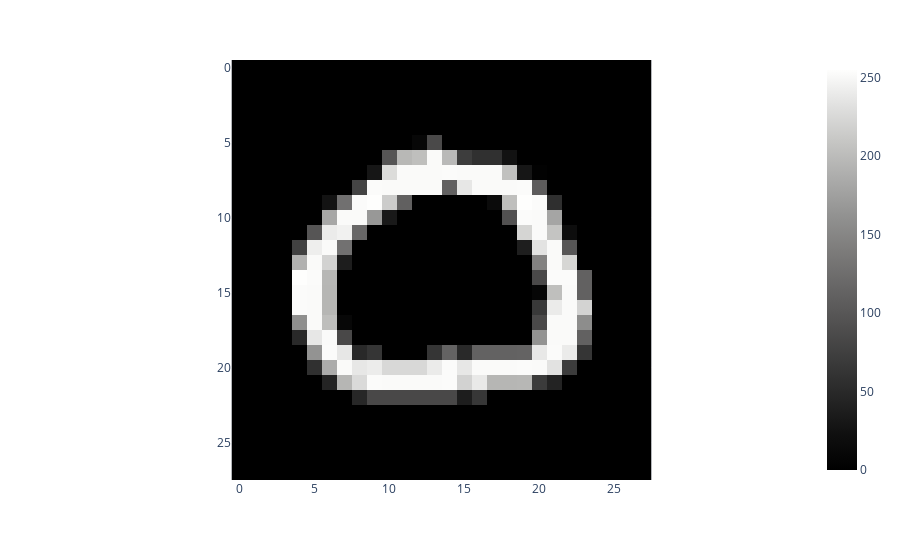

Here is the notebook cell this chart was saved with:
### Code cell
s = data.loc[1807]
s = s[1:]
s = s.values.reshape(28, 28)
px.imshow(s, color_continuous_scale='gray')

### Figure 1 — Plotly figure (JSON) as saved in the notebook; plotly's stock layout.template omitted (floating-point values rounded to 4 significant figures; data arrays with more than 128 entries replaced by an {"elided": "..."} marker saying what was removed)
{"data": [{"coloraxis": "coloraxis", "hovertemplate": "x: %{x}<br>y: %{y}<br>color: %{z}<extra></extra>", "name": "0", "type": "heatmap", "xaxis": "x", "yaxis": "y", "z": {"elided": "28x28 int values"}}], "layout": {"coloraxis": {"colorscale": [[0, "rgb(0, 0, 0)"], [0.09091, "rgb(16, 16, 16)"], [0.1818, "rgb(38, 38, 38)"], [0.2727, "rgb(59, 59, 59)"], [0.3636, "rgb(81, 80, 80)"], [0.4545, "rgb(102, 101, 101)"], [0.5455, "rgb(124, 123, 122)"], [0.6364, "rgb(146, 146, 145)"], [0.7273, "rgb(171, 171, 170)"], [0.8182, "rgb(197, 197, 195)"], [0.9091, "rgb(224, 224, 223)"], [1, "rgb(254, 254, 253)"]]}, "margin": {"t": 60}, "xaxis": {"anchor": "y", "constrain": "domain", "domain": [0, 1], "scaleanchor": "y"}, "yaxis": {"anchor": "x", "autorange": "reversed", "constrain": "domain", "domain": [0, 1]}}}
